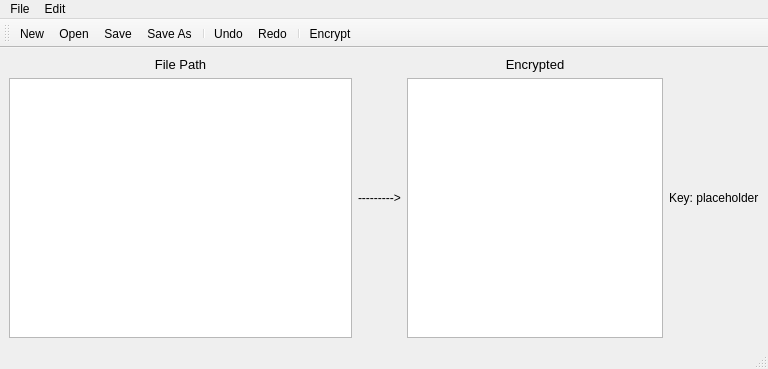
<?xml version="1.0" encoding="UTF-8"?>
<ui version="4.0">
 <class>workareaalternative</class>
 <widget class="QMainWindow" name="workareaalternative">
  <property name="geometry">
   <rect>
    <x>0</x>
    <y>0</y>
    <width>768</width>
    <height>369</height>
   </rect>
  </property>
  <property name="windowTitle">
   <string>MainWindow</string>
  </property>
  <widget class="QWidget" name="centralwidget">
   <layout class="QHBoxLayout" name="horizontalLayout">
    <item>
     <layout class="QVBoxLayout" name="verticalLayout_3">
      <item>
       <widget class="QLabel" name="filepathlabel">
        <property name="font">
         <font>
          <pointsize>10</pointsize>
         </font>
        </property>
        <property name="text">
         <string>File Path</string>
        </property>
        <property name="alignment">
         <set>Qt::AlignCenter</set>
        </property>
       </widget>
      </item>
      <item>
       <widget class="QTextEdit" name="maintextarea"/>
      </item>
     </layout>
    </item>
    <item>
     <widget class="QLabel" name="label">
      <property name="text">
       <string>---------&gt;</string>
      </property>
     </widget>
    </item>
    <item>
     <layout class="QGridLayout" name="gridLayout">
      <item row="0" column="0">
       <layout class="QVBoxLayout" name="verticalLayout_2">
        <item>
         <widget class="QLabel" name="encryptedlabel">
          <property name="font">
           <font>
            <pointsize>10</pointsize>
           </font>
          </property>
          <property name="text">
           <string>Encrypted</string>
          </property>
          <property name="alignment">
           <set>Qt::AlignCenter</set>
          </property>
         </widget>
        </item>
        <item>
         <widget class="QTextEdit" name="encryptedarea"/>
        </item>
       </layout>
      </item>
      <item row="0" column="1">
       <widget class="QLabel" name="keylabel">
        <property name="text">
         <string>Key: placeholder</string>
        </property>
       </widget>
      </item>
     </layout>
    </item>
   </layout>
  </widget>
  <widget class="QMenuBar" name="menubar">
   <property name="geometry">
    <rect>
     <x>0</x>
     <y>0</y>
     <width>768</width>
     <height>26</height>
    </rect>
   </property>
   <widget class="QMenu" name="menuFile">
    <property name="title">
     <string>File</string>
    </property>
    <addaction name="actionNew"/>
    <addaction name="actionOpen"/>
    <addaction name="separator"/>
    <addaction name="actionSave"/>
    <addaction name="actionSave_As"/>
   </widget>
   <widget class="QMenu" name="menuEdit">
    <property name="title">
     <string>Edit</string>
    </property>
    <addaction name="actionUndo"/>
    <addaction name="actionRedo"/>
    <addaction name="separator"/>
    <addaction name="actionEncrypt"/>
   </widget>
   <addaction name="menuFile"/>
   <addaction name="menuEdit"/>
  </widget>
  <widget class="QStatusBar" name="statusbar"/>
  <widget class="QToolBar" name="toolBar">
   <property name="windowTitle">
    <string>toolBar</string>
   </property>
   <attribute name="toolBarArea">
    <enum>TopToolBarArea</enum>
   </attribute>
   <attribute name="toolBarBreak">
    <bool>false</bool>
   </attribute>
   <addaction name="actionNew"/>
   <addaction name="actionOpen"/>
   <addaction name="actionSave"/>
   <addaction name="actionSave_As"/>
   <addaction name="separator"/>
   <addaction name="actionUndo"/>
   <addaction name="actionRedo"/>
   <addaction name="separator"/>
   <addaction name="actionEncrypt"/>
  </widget>
  <action name="actionNew">
   <property name="icon">
    <iconset resource="resource.qrc">
     <normaloff>:/rec/Icons/newicon.png</normaloff>:/rec/Icons/newicon.png</iconset>
   </property>
   <property name="text">
    <string>New</string>
   </property>
  </action>
  <action name="actionOpen">
   <property name="icon">
    <iconset resource="resource.qrc">
     <normaloff>:/rec/Icons/openicon.png</normaloff>:/rec/Icons/openicon.png</iconset>
   </property>
   <property name="text">
    <string>Open</string>
   </property>
  </action>
  <action name="actionSave">
   <property name="icon">
    <iconset resource="resource.qrc">
     <normaloff>:/rec/Icons/saveicon.png</normaloff>:/rec/Icons/saveicon.png</iconset>
   </property>
   <property name="text">
    <string>Save</string>
   </property>
  </action>
  <action name="actionSave_As">
   <property name="icon">
    <iconset resource="resource.qrc">
     <normaloff>:/rec/Icons/saveasicon.png</normaloff>:/rec/Icons/saveasicon.png</iconset>
   </property>
   <property name="text">
    <string>Save As</string>
   </property>
  </action>
  <action name="actionUndo">
   <property name="icon">
    <iconset resource="resource.qrc">
     <normaloff>:/rec/Icons/undoicon.png</normaloff>:/rec/Icons/undoicon.png</iconset>
   </property>
   <property name="text">
    <string>Undo</string>
   </property>
  </action>
  <action name="actionRedo">
   <property name="icon">
    <iconset resource="resource.qrc">
     <normaloff>:/rec/Icons/redoicon.png</normaloff>:/rec/Icons/redoicon.png</iconset>
   </property>
   <property name="text">
    <string>Redo</string>
   </property>
  </action>
  <action name="actionEncrypt">
   <property name="icon">
    <iconset resource="resource.qrc">
     <normaloff>:/rec/Icons/encrypticon.png</normaloff>:/rec/Icons/encrypticon.png</iconset>
   </property>
   <property name="text">
    <string>Encrypt</string>
   </property>
  </action>
 </widget>
 <resources>
  <include location="resource.qrc"/>
 </resources>
 <connections/>
</ui>
